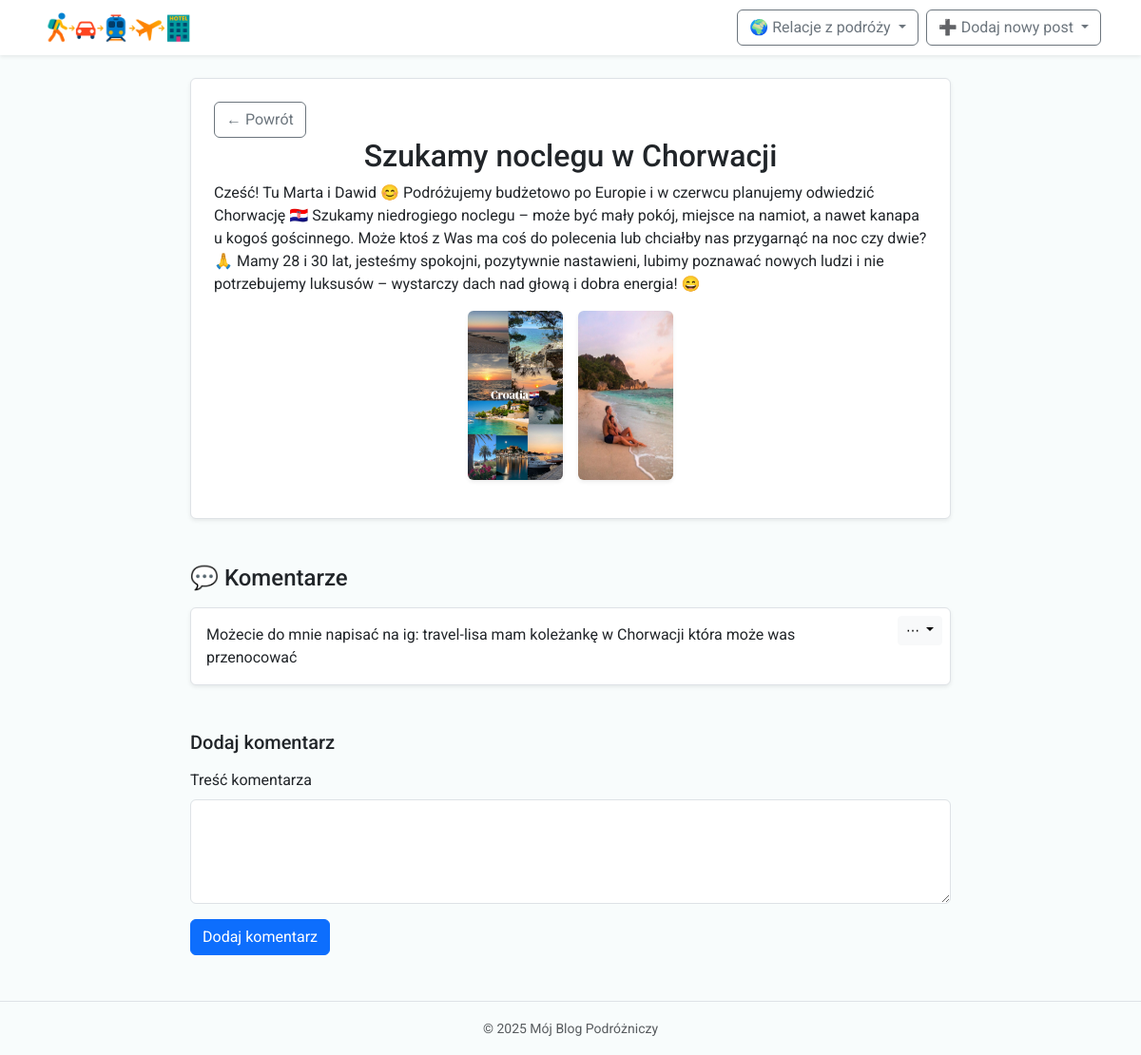
Page /post/7 on the committed database.
### app.py (models this page shows, shortened)
class Post(db.Model):
    id = db.Column(db.Integer, primary_key=True)
    title = db.Column(db.String(100), nullable=False)
    content = db.Column(db.Text, nullable=False)
    location = db.Column(db.String(100), nullable=True)
    image = db.Column(db.String(300), nullable=True)
    image2 = db.Column(db.String(300), nullable=True) #dodawanie drugiego zdjęcia
    country = db.Column(db.String(100), nullable=True)
    likes = db.Column(db.Integer, default=0)
    created_at = db.Column(db.DateTime, default=datetime.utcnow)

class Comment(db.Model):
    id = db.Column(db.Integer, primary_key=True)
    content = db.Column(db.Text, nullable=False)
    post_id = db.Column(db.Integer, db.ForeignKey('post.id'), nullable=False)
    post = db.relationship('Post', backref=db.backref('comments',cascade="all, delete", lazy=True))

### app.py (the view)
@app.route("/post/<int:post_id>", methods=["GET", "POST"])
def post_detail(post_id):
    post = Post.query.get_or_404(post_id)
    form = CommentForm()
    if form.validate_on_submit():
        comment = Comment(content=form.content.data, post=post)
        db.session.add(comment)
        db.session.commit()
        flash("Dodano komentarz.")
        return redirect(url_for("post_detail", post_id=post.id))
    return render_template("post_detail.html", post=post, form=form)

### forms.py
class CommentForm(FlaskForm):
    content = TextAreaField("Treść komentarza", validators=[DataRequired()])
    submit = SubmitField("Dodaj komentarz")

### templates/post_detail.html (shortened to what this page needs)
{% extends "base.html" %}
{% block content %}
<article class="mb-5 p-4 border rounded shadow-sm mx-auto" style="max-width: 800px; background-color: #ffffff;">
    <a href="{{ url_for('index') }}" class="btn btn-outline-secondary">← Powrót</a>
    <h2 class="text-center">{{ post.title }}</h2>
    <p>{{ post.content }}</p>
    {% if post.image or post.image2 %}
    <div class="d-flex justify-content-center gap-3 my-3">
        {% if post.image %}
            <img src="{{ post.image }}" alt="Zdjęcie" class="img-fluid rounded shadow-sm" style="max-width: 100px; height: auto;">
        {% endif %}
        {% if post.image2 %}
            <img src="{{ post.image2 }}" alt="Zdjęcie 2" class="img-fluid rounded shadow-sm" style="max-width: 100px; height: auto;">
        {% endif %}
    </div>
{% endif %}
</article>
<section class="mb-5 mx-auto" style="max-width: 800px;">
    <h4 class="mb-3">💬 Komentarze</h4>
    <div id="comments-list">
    {% for comment in post.comments %}
        <div class="border rounded p-3 mb-3 bg-white shadow-sm position-relative">
    <div style="max-width: 90%; word-wrap: break-word;">
        {{ comment.content }}
    </div>
    <div class="dropdown position-absolute top-0 end-0 m-2">
        <button class="btn btn-sm btn-light dropdown-toggle" type="button" data-bs-toggle="dropdown" aria-expanded="false">
            ⋯
        </button>
    </div>
</div>
    {% else %}
        <p class="text-muted">Brak komentarzy.</p>
    {% endfor %}
</div>
</section>
<section class="mb-5 mx-auto" style="max-width: 800px;">
    <h5 class="mb-3">Dodaj komentarz</h5>
    <form method="POST" id="comment-form">
        <div class="mb-3">
            {{ form.content.label(class="form-label") }}
            {{ form.content(class="form-control", rows="4") }}
        </div>
         <button type="submit" class="btn btn-primary">Dodaj komentarz</button>
    </form>
</section>
{% endblock %}

### templates/static/style.css (style rules this page uses)
body { font-family: 'Roboto', sans-serif; background-color: #f8f9fa; }

### rows in the picture
Post: title "Szukamy noclegu w Chorwacji", content "Cześć! Tu Marta i Dawid 😊 Podróżujemy budżetowo po Europie i w czerwcu planujemy odwiedzić Chorwację 🇭🇷 Szukamy niedrogiego noclegu – może być mały pokój, miejsce na namiot, a nawet kanapa u kogoś gościnnego. Może ktoś z Was ma coś do polecenia lub chciałby nas przygarnąć na noc czy dwie? 🙏 Mamy 28 i 30 lat, jesteśmy spokojni, pozytywnie nastawieni, lubimy poznawać nowych ludzi i nie potrzebujemy luksusów – wystarczy dach nad głową i dobra energia! 😄", image (picture), image2 (picture)
Comment: content "Możecie do mnie napisać na ig: travel-lisa mam koleżankę w Chorwacji która może was przenocować"
